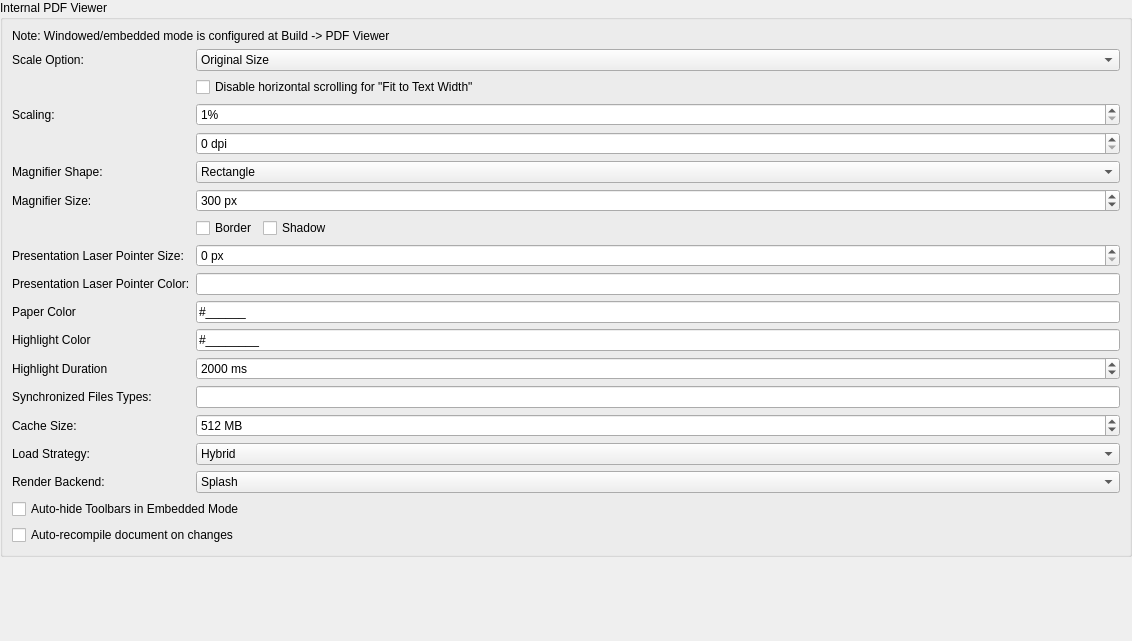
             <widget class="QWidget" name="scrollAreaPDFviewerLayout">
              <property name="geometry">
               <rect>
                <x>0</x>
                <y>0</y>
                <width>1132</width>
                <height>641</height>
               </rect>
              </property>
              <layout class="QVBoxLayout" name="verticalLayout_16">
               <property name="leftMargin">
                <number>0</number>
               </property>
               <property name="topMargin">
                <number>0</number>
               </property>
               <property name="rightMargin">
                <number>0</number>
               </property>
               <property name="bottomMargin">
                <number>0</number>
               </property>
               <item>
                <widget class="QGroupBox" name="groupBox_8">
                 <property name="title">
                  <string>Internal PDF Viewer</string>
                 </property>
                 <layout class="QGridLayout" name="gridLayout_4">
                  <item row="3" column="1">
                   <widget class="QSpinBox" name="spinBoxPreviewScale">
                    <property name="sizePolicy">
                     <sizepolicy hsizetype="Minimum" vsizetype="Fixed">
                      <horstretch>0</horstretch>
                      <verstretch>0</verstretch>
                     </sizepolicy>
                    </property>
                    <property name="specialValueText">
                     <string notr="true"/>
                    </property>
                    <property name="suffix">
                     <string>%</string>
                    </property>
                    <property name="minimum">
                     <number>1</number>
                    </property>
                    <property name="maximum">
                     <number>10000</number>
                    </property>
                   </widget>
                  </item>
                  <item row="3" column="0">
                   <widget class="QLabel" name="label_29">
                    <property name="text">
                     <string>Scaling:</string>
                    </property>
                   </widget>
                  </item>
                  <item row="16" column="0">
                   <widget class="QLabel" name="label_69">
                    <property name="text">
                     <string>Load Strategy:</string>
                    </property>
                    <property name="advancedOption" stdset="0">
                     <bool>true</bool>
                    </property>
                   </widget>
                  </item>
                  <item row="19" column="0" colspan="2">
                   <widget class="QCheckBox" name="autoRecompileFullDocument">
                    <property name="text">
                     <string>Auto-recompile document on changes</string>
                    </property>
                   </widget>
                  </item>
                  <item row="15" column="0">
                   <widget class="QLabel" name="label_18">
                    <property name="text">
                     <string>Cache Size:</string>
                    </property>
                    <property name="advancedOption" stdset="0">
                     <bool>true</bool>
                    </property>
                   </widget>
                  </item>
                  <item row="6" column="1">
                   <widget class="QSpinBox" name="spinBoxPreviewMagnifierSize">
                    <property name="suffix">
                     <string> px</string>
                    </property>
                    <property name="prefix">
                     <string/>
                    </property>
                    <property name="minimum">
                     <number>50</number>
                    </property>
                    <property name="maximum">
                     <number>10000</number>
                    </property>
                    <property name="singleStep">
                     <number>50</number>
                    </property>
                    <property name="value">
                     <number>300</number>
                    </property>
                   </widget>
                  </item>
                  <item row="12" column="1">
                   <widget class="QSpinBox" name="spinBoxHighlightDuration">
                    <property name="specialValueText">
                     <string>Infinite</string>
                    </property>
                    <property name="suffix">
                     <string notr="true"> ms</string>
                    </property>
                    <property name="maximum">
                     <number>86400000</number>
                    </property>
                    <property name="value">
                     <number>2000</number>
                    </property>
                    <property name="advancedOption" stdset="0">
                     <bool>true</bool>
                    </property>
                   </widget>
                  </item>
                  <item row="4" column="1">
                   <widget class="QSpinBox" name="spinBoxPreviewDPI">
                    <property name="suffix">
                     <string> dpi</string>
                    </property>
                    <property name="maximum">
                     <number>600</number>
                    </property>
                   </widget>
                  </item>
                  <item row="16" column="1">
                   <widget class="QComboBox" name="comboBoxPDFLoadStrategy">
                    <property name="toolTip">
                     <string>&lt;html&gt;&lt;head/&gt;&lt;body&gt;&lt;p&gt;Defines how a PDF is loaded:&lt;/p&gt;&lt;p&gt;&lt;b&gt;Buffered:&lt;/b&gt; Load the file into a buffer and check for completeness. Then pass the data on to poppler. This was primarily introduced as a speedup for old poppler versions (&amp;lt;0.24) which were not thread-safe. It has been reported that poppler may crash when loading large buffers. Therefore this option is deprecated.&lt;/p&gt;&lt;p&gt;&lt;b&gt;Direct:&lt;/b&gt; Use native poppler file loading. This is fastest, but does not allow checking for incomplete files.&lt;/p&gt;&lt;p&gt;&lt;b&gt;Hybrid (recommended):&lt;/b&gt; First load file into buffer and check for completeness. Use that buffer for small documents (&amp;lt; 50MB). Large files are loaded using native poppler file loading. This combines file-checking while preventing problems with large PDF files.&lt;/p&gt;&lt;/body&gt;&lt;/html&gt;</string>
                    </property>
                    <property name="currentIndex">
                     <number>2</number>
                    </property>
                    <property name="advancedOption" stdset="0">
                     <bool>true</bool>
                    </property>
                    <item>
                     <property name="text">
                      <string>Buffered</string>
                     </property>
                    </item>
                    <item>
                     <property name="text">
                      <string>Direct</string>
                     </property>
                    </item>
                    <item>
                     <property name="text">
                      <string>Hybrid</string>
                     </property>
                    </item>
                   </widget>
                  </item>
                  <item row="12" column="0">
                   <widget class="QLabel" name="label_66">
                    <property name="text">
                     <string>Highlight Duration</string>
                    </property>
                    <property name="advancedOption" stdset="0">
                     <bool>true</bool>
                    </property>
                   </widget>
                  </item>
                  <item row="11" column="1">
                   <widget class="QLineEdit" name="lineEditHighlightColor">
                    <property name="toolTip">
                     <string>Specify as hexadecimal RGBA value. Note: The transparency is required because the highlighting is drawn on top of the text due to technical limitations.</string>
                    </property>
                    <property name="inputMask">
                     <string>\#HHHHHHHH;_</string>
                    </property>
                    <property name="text">
                     <string notr="true">#</string>
                    </property>
                    <property name="advancedOption" stdset="0">
                     <bool>true</bool>
                    </property>
                   </widget>
                  </item>
                  <item row="5" column="1">
                   <widget class="QComboBox" name="comboBoxPreviewMagnifierShape">
                    <item>
                     <property name="text">
                      <string>Rectangle</string>
                     </property>
                    </item>
                    <item>
                     <property name="text">
                      <string>Circle</string>
                     </property>
                    </item>
                   </widget>
                  </item>
                  <item row="14" column="1">
                   <widget class="QLineEdit" name="lineEditPreviewSyncFileMask">
                    <property name="sizePolicy">
                     <sizepolicy hsizetype="Preferred" vsizetype="Fixed">
                      <horstretch>0</horstretch>
                      <verstretch>0</verstretch>
                     </sizepolicy>
                    </property>
                    <property name="advancedOption" stdset="0">
                     <bool>true</bool>
                    </property>
                   </widget>
                  </item>
                  <item row="11" column="0">
                   <widget class="QLabel" name="label_67">
                    <property name="text">
                     <string>Highlight Color</string>
                    </property>
                    <property name="advancedOption" stdset="0">
                     <bool>true</bool>
                    </property>
                   </widget>
                  </item>
                  <item row="10" column="1">
                   <widget class="QLineEdit" name="lineEditPaperColor">
                    <property name="toolTip">
                     <string>Default background color. Specify as hexadecimal RGB value. Note: This will only affect PDFs loaded after the change of the option. The paper color of already open PDFs is not modified.</string>
                    </property>
                    <property name="inputMask">
                     <string notr="true">\#HHHHHH;_</string>
                    </property>
                    <property name="text">
                     <string notr="true">#</string>
                    </property>
                    <property name="advancedOption" stdset="0">
                     <bool>true</bool>
                    </property>
                   </widget>
                  </item>
                  <item row="4" column="0">
                   <widget class="QLabel" name="labelScreenResolution">
                    <property name="text">
                     <string notr="true">&lt;ScreenResolution&gt;</string>
                    </property>
                   </widget>
                  </item>
                  <item row="7" column="1">
                   <layout class="QHBoxLayout" name="HBoxLayout_magnifier">
                    <item>
                     <widget class="QCheckBox" name="checkBoxPreviewMagnifierBorder">
                      <property name="text">
                       <string>Border</string>
                      </property>
                     </widget>
                    </item>
                    <item>
                     <widget class="QCheckBox" name="checkBoxPreviewMagnifierShadow">
                      <property name="text">
                       <string>Shadow</string>
                      </property>
                     </widget>
                    </item>
                    <item>
                     <spacer>
                      <property name="orientation">
                       <enum>Qt::Orientation::Horizontal</enum>
                      </property>
                      <property name="sizeHint" stdset="0">
                       <size>
                        <width>0</width>
                        <height>0</height>
                       </size>
                      </property>
                     </spacer>
                    </item>
                   </layout>
                  </item>
                  <item row="1" column="1">
                   <widget class="QComboBox" name="comboBoxPreviewScale">
                    <item>
                     <property name="text">
                      <string>Original Size</string>
                     </property>
                    </item>
                    <item>
                     <property name="text">
                      <string>Fit to Window Width</string>
                     </property>
                    </item>
                    <item>
                     <property name="text">
                      <string>Fit to Window Size</string>
                     </property>
                    </item>
                    <item>
                     <property name="text">
                      <string>Scaled Size</string>
                     </property>
                    </item>
                    <item>
                     <property name="text">
                      <string>Fit to Text Width</string>
                     </property>
                    </item>
                   </widget>
                  </item>
                  <item row="15" column="1">
                   <widget class="QSpinBox" name="spinBoxCacheSizeMB">
                    <property name="suffix">
                     <string> MB</string>
                    </property>
                    <property name="minimum">
                     <number>100</number>
                    </property>
                    <property name="maximum">
                     <number>1024</number>
                    </property>
                    <property name="singleStep">
                     <number>100</number>
                    </property>
                    <property name="value">
                     <number>512</number>
                    </property>
                    <property name="advancedOption" stdset="0">
                     <bool>true</bool>
                    </property>
                   </widget>
                  </item>
                  <item row="14" column="0">
                   <widget class="QLabel" name="label_34">
                    <property name="text">
                     <string>Synchronized Files Types:</string>
                    </property>
                    <property name="advancedOption" stdset="0">
                     <bool>true</bool>
                    </property>
                   </widget>
                  </item>
                  <item row="10" column="0">
                   <widget class="QLabel" name="label_84">
                    <property name="text">
                     <string>Paper Color</string>
                    </property>
                    <property name="advancedOption" stdset="0">
                     <bool>true</bool>
                    </property>
                   </widget>
                  </item>
                  <item row="17" column="0">
                   <widget class="QLabel" name="label_76">
                    <property name="toolTip">
                     <string>The Render Backend used by the PDF library poppler.
'Splash' is the default and suitable for most situations.
If there are rendering issues, you may try the alternative 'Arthur' backend.
Note: Changing this setting will only affect documents that are opened afterwards.</string>
                    </property>
                    <property name="text">
                     <string>Render Backend:</string>
                    </property>
                    <property name="advancedOption" stdset="0">
                     <bool>true</bool>
                    </property>
                   </widget>
                  </item>
                  <item row="8" column="0">
                   <widget class="QLabel" name="label_88">
                    <property name="text">
                     <string>Presentation Laser Pointer Size:</string>
                    </property>
                   </widget>
                  </item>
                  <item row="0" column="0" colspan="2">
                   <widget class="QLabel" name="label_77">
                    <property name="text">
                     <string>Note: Windowed/embedded mode is configured at Build -&gt; PDF Viewer</string>
                    </property>
                   </widget>
                  </item>
                  <item row="2" column="1">
                   <widget class="QCheckBox" name="checkBoxDisableHorizontalScrollingForFitToTextWidth">
                    <property name="text">
                     <string>Disable horizontal scrolling for &quot;Fit to Text Width&quot;</string>
                    </property>
                    <property name="advancedOption" stdset="0">
                     <bool>true</bool>
                    </property>
                   </widget>
                  </item>
                  <item row="1" column="0">
                   <widget class="QLabel" name="label_28">
                    <property name="text">
                     <string>Scale Option:</string>
                    </property>
                   </widget>
                  </item>
                  <item row="5" column="0">
                   <widget class="QLabel" name="label_26">
                    <property name="text">
                     <string>Magnifier Shape:</string>
                    </property>
                   </widget>
                  </item>
                  <item row="17" column="1">
                   <widget class="QComboBox" name="comboBoxPDFRenderBackend">
                    <property name="toolTip">
                     <string>The Render Backend used by the PDF library poppler.
'Splash' is the default and suitable for most situations.
If there are rendering issues, you may try the alternative 'Arthur' backend.
Note: Changing this setting will only affect documents that are opened afterwards.</string>
                    </property>
                    <property name="advancedOption" stdset="0">
                     <bool>true</bool>
                    </property>
                    <item>
                     <property name="text">
                      <string notr="true">Splash</string>
                     </property>
                    </item>
                    <item>
                     <property name="text">
                      <string notr="true">Arthur</string>
                     </property>
                    </item>
                   </widget>
                  </item>
                  <item row="6" column="0">
                   <widget class="QLabel" name="label_25">
                    <property name="text">
                     <string>Magnifier Size:</string>
                    </property>
                   </widget>
                  </item>
                  <item row="18" column="0" colspan="2">
                   <widget class="QCheckBox" name="autoHideToolbars">
                    <property name="text">
                     <string>Auto-hide Toolbars in Embedded Mode</string>
                    </property>
                   </widget>
                  </item>
                  <item row="9" column="0">
                   <widget class="QLabel" name="label_89">
                    <property name="text">
                     <string>Presentation Laser Pointer Color:</string>
                    </property>
                   </widget>
                  </item>
                  <item row="8" column="1">
                   <widget class="QSpinBox" name="spinBoxPreviewLaserPointerSize">
                    <property name="suffix">
                     <string> px</string>
                    </property>
                   </widget>
                  </item>
                  <item row="9" column="1">
                   <widget class="QLineEdit" name="lineEditLaserPointerColor"/>
                  </item>
                 </layout>
                </widget>
               </item>
               <item>
                <spacer name="verticalSpacer_7">
                 <property name="orientation">
                  <enum>Qt::Orientation::Vertical</enum>
                 </property>
                 <property name="sizeHint" stdset="0">
                  <size>
                   <width>20</width>
                   <height>40</height>
                  </size>
                 </property>
                </spacer>
               </item>
              </layout>
             </widget>
